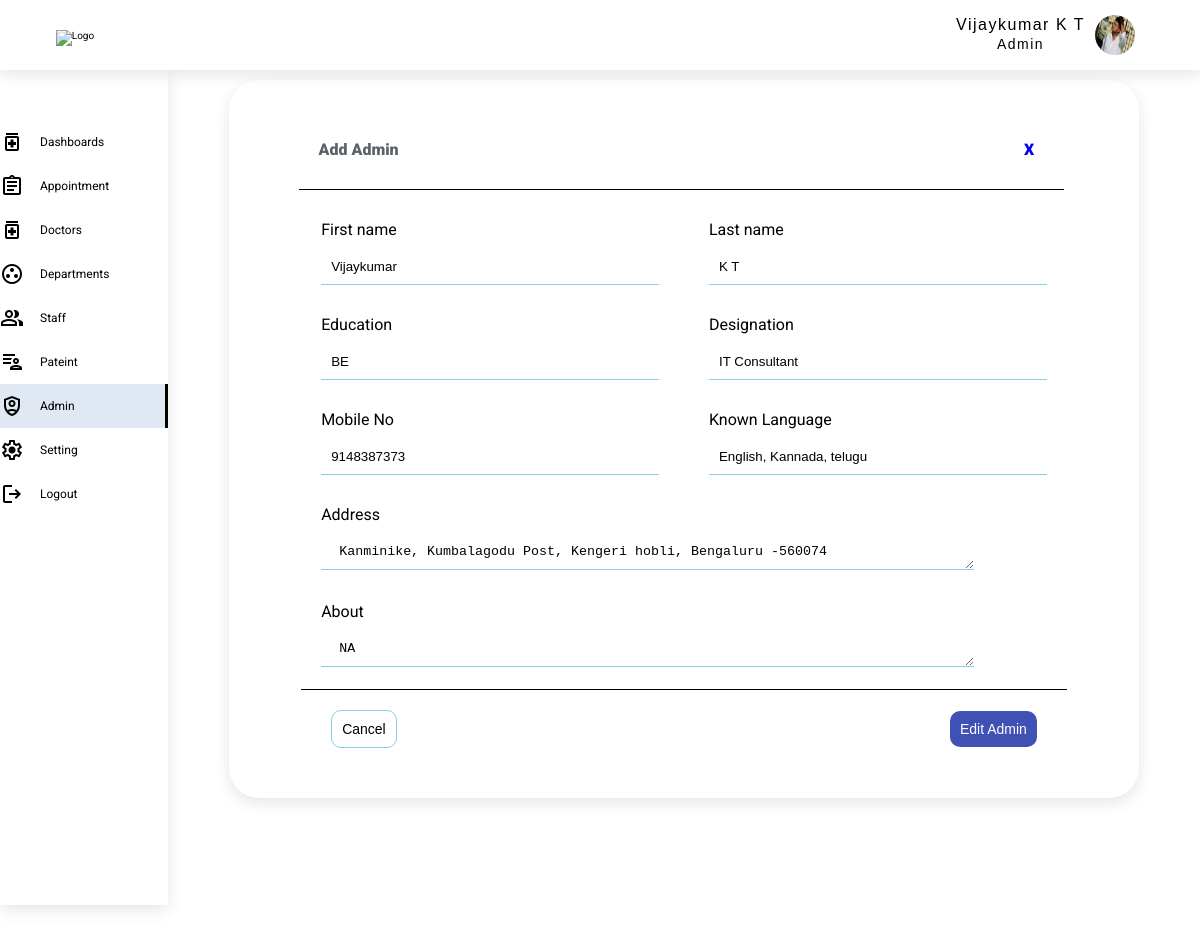
Screenshot of /edit-admin/1 (signed in) with the database file from the repository.
### authentication/models.py (models this page shows, shortened)
class UserAuthentication(AbstractBaseUser, PermissionsMixin):
    username = models.CharField(max_length=150, unique=True, default='')
    first_name = models.CharField(max_length=150, default='')
    last_name = models.CharField(max_length=150, default='')
    email = models.EmailField(unique=True, default='')
    role = models.CharField(max_length=12, default='')
    gender = models.CharField(max_length=12, default='')
    department = models.ForeignKey(Department, on_delete=models.CASCADE, null=True, related_name='designation_data')
    designation = models.CharField(max_length=100, null=True)
    phone_number = models.CharField(max_length=20, unique=True, default='')
    address = models.CharField(max_length=150, null=True)
    date_of_birth = models.DateField(max_length=15, blank=False, null=True)
    joining_date = models.DateField(max_length=15, blank=False, null=True)
    about = models.TextField(default='', null=True)
    language_known = models.TextField(default='', null=True)
    education = models.TextField(default='', null=True)
    experience = models.CharField(max_length=100,default='', null=True)
    img = models.FileField(upload_to="uploads/", default='')
    account_status = models.CharField(max_length=10, null=True)
    is_superuser = models.BooleanField(default=True)
    is_staff = models.BooleanField(default=True)
    is_active = models.BooleanField(default=True)
    date_joined = models.DateTimeField(default=timezone.now)
    last_login = models.DateTimeField(null=True)
    location = models.CharField(max_length=255, null=True)
    linkedin = models.TextField(max_length=100,default='', null=True)
    license_no = models.CharField(max_length=100,default='', null=True)
    emp_id = models.CharField(max_length=10, default='', null=True)
    objects = ManageAccount()
    USERNAME_FIELD = 'username'
    REQUIRED_FIELDS = ['first_name', 'last_name', 'email', 'role','phone_number', 'account_status']

### doctor_users/decorators.py (the view)
        def wrapper_func(request, *args, **kwargs):
            group = ''
            if request.user.groups.exists():
                group = request.user.groups.all()[0].name
            if group in allowed_roles:
                return view_func(request, *args, **kwargs)
            else:
                return HttpResponse("You don't have access to view or edit this page")

### admin_user/views.py (called while the page is built, shortened)
@allowed_users(allowed_roles='Admin')
@ensure_csrf_cookie
@cache_control(no_cache=True, must_revalidate=True, no_store=True)
@login_required(login_url='login')
def edit_admin(request, id):
    user = UserAuthentication.objects.get(pk=id)
    context = {
        'user': user,
    }
    dept_data = Department.objects.all()
    user = UserAuthentication.objects.get(pk=id)
    context = {
        'user': user,
        'dept_data': dept_data,
        'navbar': 'edit-admin'
    }
    return render(request, 'users/editadmin.html', context)

### templates/users/editadmin.html (shortened to what this page needs)
{% extends 'base.html' %}
{% block content %}
        <div class="form_data">
            <div class="form_primary_heading">
                <h4 class="heading--text">
                    Add Admin
                </h4>
                <a href="{% url 'admin' %}">X</a>
            </div>
            <form action="" method="post" enctype="multipart/form-data">
            <div class="form_input">
                <div class="form-input">
                    <label for="firstname">First name</label>
                    <input type="text" id="firstname" name ="first_name" value="{{user.first_name}}" autocomplete="off" required>
                </div>
                <div class="form-input">
                    <label for="lastname">Last name</label>
                    <input type="text" id="lastname" name ="last_name" value ="{{user.last_name}}" autocomplete="off" required >
                </div>
                <div class="form-input">
                    <label for="education">Education</label>
                    <input type="text" id="education" name ="education"  value ="{{user.education}}" autocomplete="off" required >
                </div>
                <div class="form-input">
                    <label for="designation">Designation</label>
                    <input type="text" id="designation" name ="designation" value ="{{user.designation}}" autocomplete="off" required >
                </div>
                <div class="form-input">
                    <label for="phonenumber">Mobile No</label>
                    <input type="text" id="phonenumber" name ="phone_number" value ="{{user.phone_number}}" autocomplete="off" required >
                </div>
                <div class="form-input">
                    <label for="language_known">Known Language</label>
                    <input type="text" id="education" name ="language_known" value="{{user.language_known}}" required >
                </div>
                <div class="form-input textarea">
                    <label for="">Address</label>
                    <textarea name="address" id="" cols="10" rows="1" required> {{user.address}} </textarea>
                </div>
                <div class="form-input textarea">
                    <label for="">About</label>
                    <textarea name="about" id="" cols="10" rows="1" required> {{user.about}} </textarea>
                </div>
            </div>
            <div class="btn_block btn_department">
                <button type="submit" class="btn btn_cancel"><a href="{% url 'admin' %}">Cancel</a></button>
                <button type="submit" class="btn btn_submit">Edit Admin</button>
            </div>
        </form>
 {% endblock %}

### templates/includes/header.html (shortened to what this page needs)
{% load static %}
<header class="header">
    <nav class="navbar">
        <div class="logo_block">
            <img src="" alt="Logo" class="LOGO">
        </div>
        <div class="nav_list">
            <ul class="item">
                <li class="item_list img_list" >
                    <button class="profile_btn profile" id="profile_btn" onclick="myFunction()">
                        <div class="name">
                            {% if user.role == 'Admin' %}
                                <span>{{ user.first_name}} {{user.last_name }} </span>
                                <br>
                                <span class="role">{{ user.role}}</span>
                            {% elif user.role == 'Doctor' %}
                                <span>Dr. {{ user.first_name}} {{user.last_name }} </span><br>
                                <span class="role">{{ user.designation}}</span>
                            {% else %}
                                <span>{{ user.first_name}} {{user.last_name }} </span>
                                <br>
                                <span class="role">{{ user.role}}</span>
                            {% endif %}
                        </div>
                         {% if user.img  %}
                        <img src="{{user.img.url}}" alt="" class="img img3">
                    {% else %}
                        <img src="" alt="" class="img img3">
                    {% endif %}
                    </button>
                </li>
            </ul>
        </div>
    </nav>
</header>

### static/css/style.css (style rules this page uses)
*, *::after, *::before { margin: 0; padding: 0; box-sizing: border-box; }
html { font-size: 62.5%; font-family: "Roboto", sans-serif; }
body { height: 100vh; overflow: hidden; }
.header { padding: 10px 0; width: 100%; background-color: #ffff; z-index: 1000; position: fixed; box-shadow: 0 5px 15px 0 rgb(0 0 0 / 10%); width: 100%; height: 70px; top: 0; margin-bottom: 1rem; }
.navbar { width: 100%; margin: 0 auto; display: flex; justify-content: start; align-items: center; }
.logo_block { width: 10%; margin: 0 auto; text-align: center; }
.logo_block img { width: 100%; }
.nav_list { width: 85%; margin: 0 auto; padding-right: 3rem; display: flex; justify-content: end; align-items: center; }
button { background: none; border: none; }
.item { list-style: none; }
.item .item_list { display: inline-block; vertical-align: top; padding: 1rem; border-radius: 50px; }
.img_list { margin-top: -5px; }
.item_list .img3 { margin-left: 1rem; border-radius: 50%; width: 4rem; height: 4rem; }
.profile { position: relative; cursor: pointer; display:flex; }
.profile * { vertical-align: middle; }
.name { font-size: 1.6rem; font-weight: 400; letter-spacing: 1.5px; }
.role { font-size: 1.4rem; font-weight: 400; letter-spacing: 1.5px; }
.heading--text { font-weight: 500; color: #5B626B; }
.form_primary_heading { width:90%; padding:2rem; display:flex; justify-content:space-between; align-items:center; font-size: 1.6rem; margin-left:4rem; border-bottom: 1px solid ; }
.form_primary_heading h4 { font-weight:900; }
.form_primary_heading a { font-weight:900; text-decoration:none; padding: 1rem; text-align: center; }
.input_dept_info, .textarea { grid-column:1 / span 2; width:90%; }
.form_data { width:90%; margin:0 auto 4rem auto; padding:3rem; box-shadow: 0 5px 15px 0 rgb(0 0 0 / 10%); background-color: white; border-radius: 3rem; }
.form_input { padding: 2rem; width: 90%; margin: 0 auto; display: grid; grid-template-columns: repeat(2, 1fr); gap: 2rem 5rem; }
label { font-size:1.6rem; display:block; margin:1rem 0; }
input, select, textarea { width:100%; padding:1rem; border:none; background-color:white; border-bottom:1px solid skyblue; }
.btn { padding: 1rem; font-size: 1.4rem; font-weight: 500; cursor:pointer; border-radius:10px; }
.btn_department, .btn_schdeule { width: 90%; margin: 0 auto; padding: 2rem 3rem; display: flex; justify-content: space-between; align-items: center; border-top: 1px solid black; }
.btn_cancel { color: black; background-color: white; border: none; margin-right: 2rem; border:1px solid skyblue; text-decoration:none; }
.btn_cancel a { text-decoration:none; color :black; }
.btn_submit { border: none; background-color: #3f51b5; color: white; }
.img { margin-right:1rem; }

### rows the page displays
UserAuthentication: first_name "Vijaykumar", last_name "K T", role "Admin", img (picture), education "BE", designation "IT Consultant", phone_number "9148387373", language_known "English, Kannada, telugu", address "Kanminike, Kumbalagodu Post, Kengeri hobli, Bengaluru -560074", about "NA"
